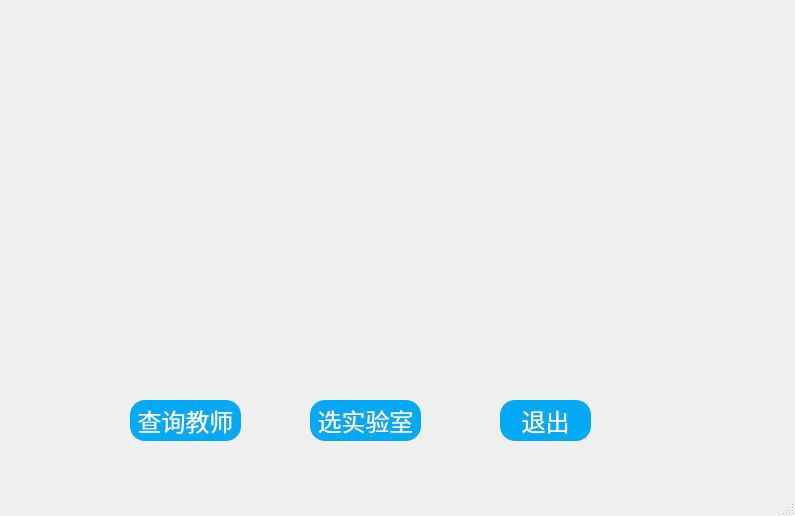
<?xml version="1.0" encoding="UTF-8"?>
<ui version="4.0">
 <class>student</class>
 <widget class="QMainWindow" name="student">
  <property name="geometry">
   <rect>
    <x>0</x>
    <y>0</y>
    <width>795</width>
    <height>516</height>
   </rect>
  </property>
  <property name="windowTitle">
   <string>学生页面</string>
  </property>
  <property name="styleSheet">
   <string notr="true">*{
font-size:24px;
font-family:sans-serif;
}
#centralwidget{   
border-image:url(:/image/7.jpg);
}
QFrame{
background:rgba(0,0,0,0);
border-radius:15px;
}
QPushButton{
background:#03a9f4;
color:#fff;
border-radius:15px;
}
QLineEdit{
border-radius:15px;
color:#03a9f4;
}
QLabel{
color:#fff;
background:transparent;
font-size:30px;
}</string>
  </property>
  <widget class="QWidget" name="centralwidget">
   <widget class="QTableView" name="tableView">
    <property name="geometry">
     <rect>
      <x>70</x>
      <y>70</y>
      <width>691</width>
      <height>261</height>
     </rect>
    </property>
   </widget>
   <widget class="QWidget" name="widget" native="true">
    <property name="geometry">
     <rect>
      <x>670</x>
      <y>330</y>
      <width>118</width>
      <height>108</height>
     </rect>
    </property>
    <layout class="QVBoxLayout" name="verticalLayout"/>
   </widget>
   <widget class="QPushButton" name="pushButton_search_teacher">
    <property name="geometry">
     <rect>
      <x>130</x>
      <y>400</y>
      <width>111</width>
      <height>41</height>
     </rect>
    </property>
    <property name="text">
     <string>查询教师</string>
    </property>
   </widget>
   <widget class="QPushButton" name="pushButton_lab">
    <property name="geometry">
     <rect>
      <x>310</x>
      <y>400</y>
      <width>111</width>
      <height>41</height>
     </rect>
    </property>
    <property name="text">
     <string>选实验室</string>
    </property>
   </widget>
   <widget class="QPushButton" name="pushButton">
    <property name="geometry">
     <rect>
      <x>500</x>
      <y>400</y>
      <width>91</width>
      <height>41</height>
     </rect>
    </property>
    <property name="text">
     <string>退出</string>
    </property>
   </widget>
  </widget>
  <widget class="QMenuBar" name="menubar">
   <property name="geometry">
    <rect>
     <x>0</x>
     <y>0</y>
     <width>795</width>
     <height>30</height>
    </rect>
   </property>
  </widget>
  <widget class="QStatusBar" name="statusbar"/>
 </widget>
 <resources/>
 <connections/>
</ui>
